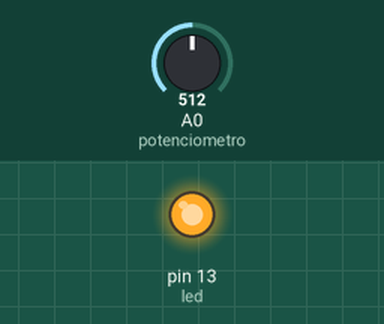
Simulated run of this sketch. Board: Arduino Uno, built with avr-gcc and run on an emulated ATmega328P. Parts: output pins drawn as LEDs (lit = HIGH). The inputs (shaded band) are chosen by the test bench; at power-on: A0 (potenciometro) = 512.

Above: at 1.2 s.
1.3 s: A0 (potenciometro) set to 488
At 2.2 s:
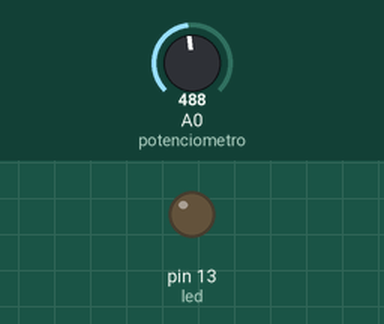
2.8 s: A0 (potenciometro) set to 510
At 3.3 s:
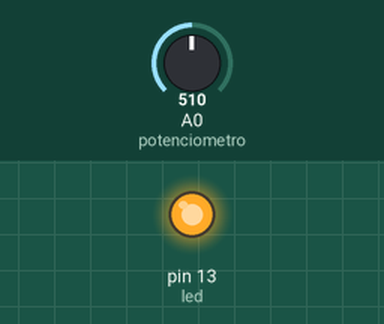
4.3 s: A0 (potenciometro) set to 490
At 5.6 s:
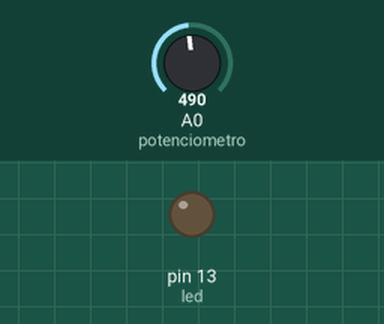
Timing chart, 0 to 7.3 s (numbered marks = the images above; inputs shaded):
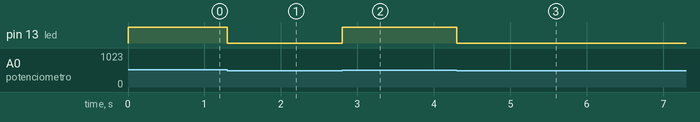

The sketch:

control_potenciometer.ino
```cpp
//Programa: Control de Parpadeo de un LED
//Datos: el LED esta conectado el puerto 13 digital

int led=13;
float valor;
float potenciometro=A0;

void setup() { //configurar puertos (Entrada/Salida)
  pinMode(led, OUTPUT); //El puerto 13 es Salida
}

void loop() { //el cuerpo del programa, lo que hace el programa
  // capturar el dato del puerto analogo
  // almacenar el dato en variable valor
  valor=analogRead(potenciometro);
  if(valor>500){
  	digitalWrite(led,HIGH);
  } else {
  	digitalWrite(led,LOW);
  }

  //digitalWrite(led,HIGH); //led encendido
  //delay(1000);           //espera 1 segundo
  //digitalWrite(led,LOW);  //led apagado
  //delay(1000);           //espera 1 segundo
}
```

Measured:
- the behaviour switches between 501 and 500 on A0 (potenciometro) (found by bisection; images 0 and 1)
- after the input at 1.3 s, pin 13 (led): HIGH → LOW at once
- after the input at 2.8 s, pin 13 (led): LOW → HIGH at once
- after the input at 4.3 s, pin 13 (led): HIGH → LOW at once
